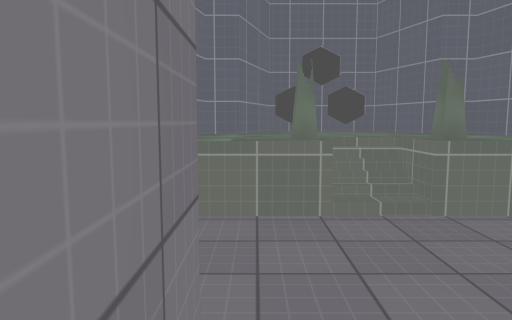
[1] (above)

16 first-person views from a walk through a Godot game level. The camera is 1.5 m above the floor, tilts 6° down and sees 70° across. The floor is counted in squares, 1 m on a side. Each view is taken from the middle of a square. On the plan, view 1 faces up. The plan holds only what a view shows up to about 16 squares ahead; the rest is blank. The place goes on beyond the plan. Some surface patterns are stand-ins.

[2]
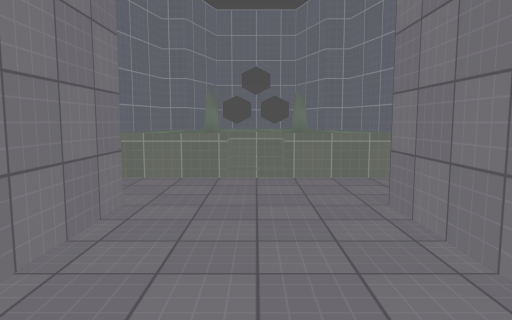

[3]
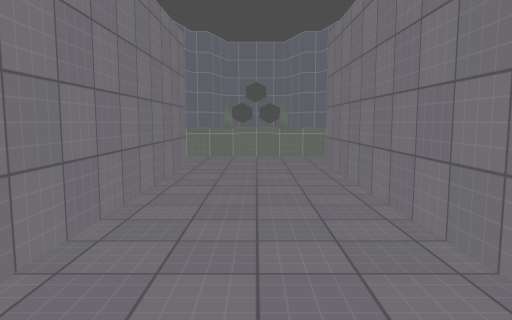

[4]
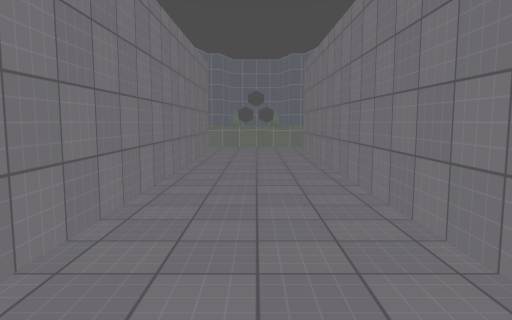

[5]
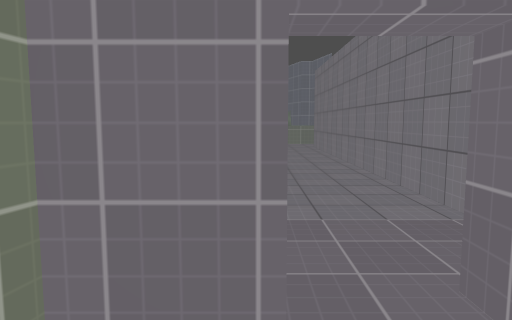

[6]
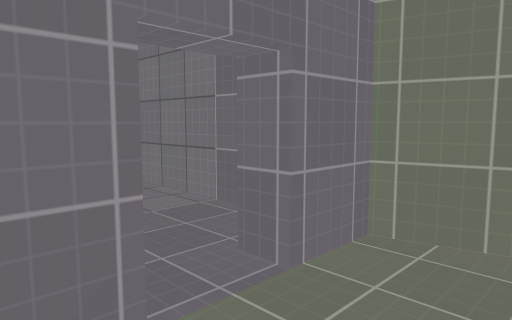

[7]
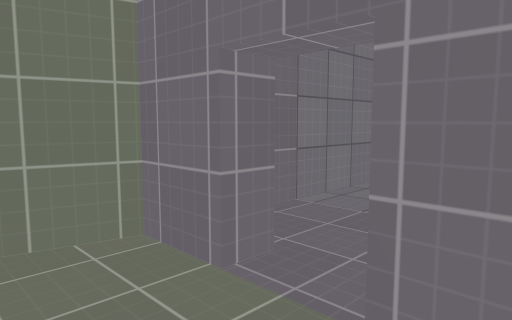

[8]
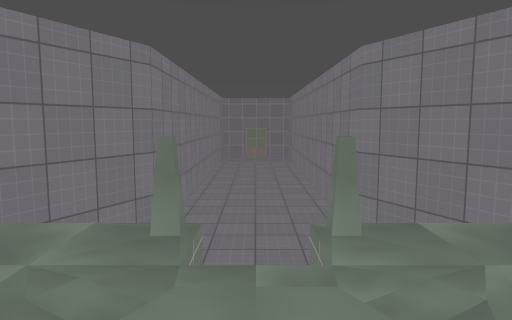

[9]
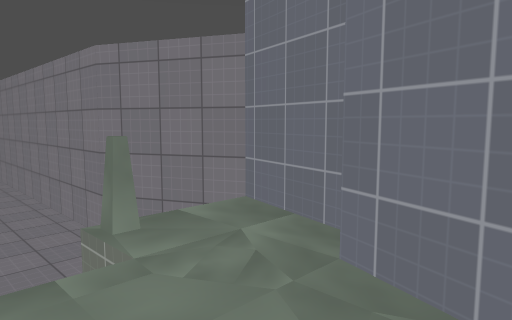

[10]
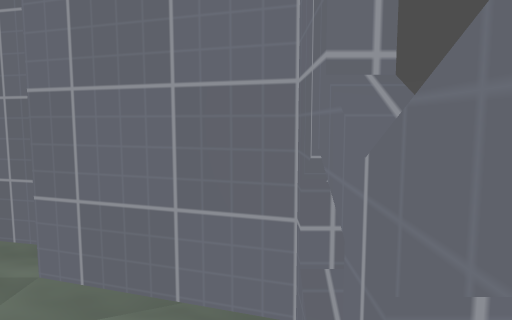

[11]
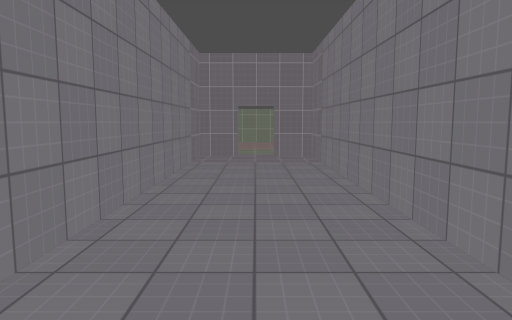

[12]
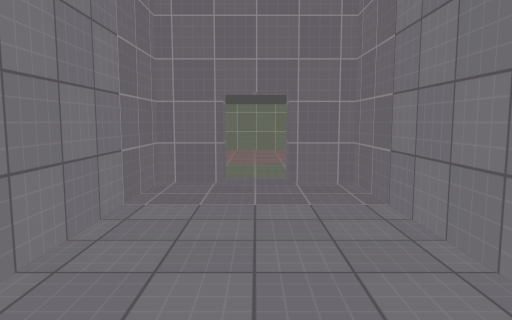

[13]
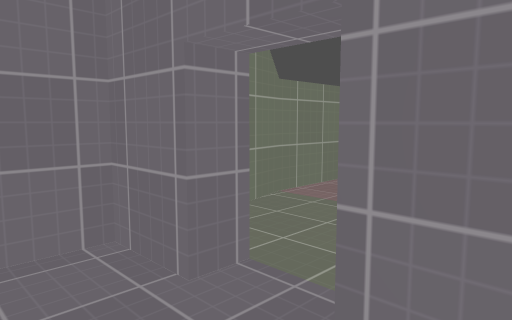

[14]
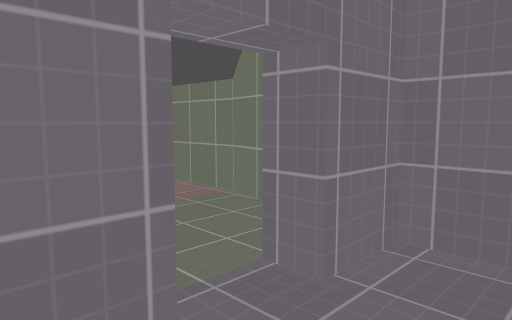

[15]
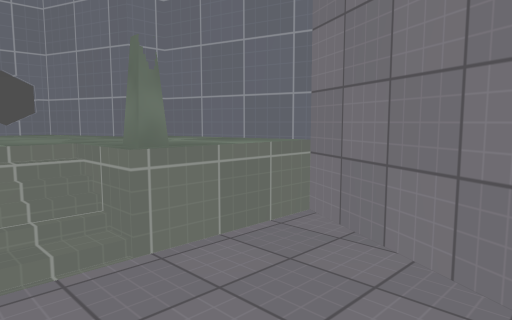

[16]
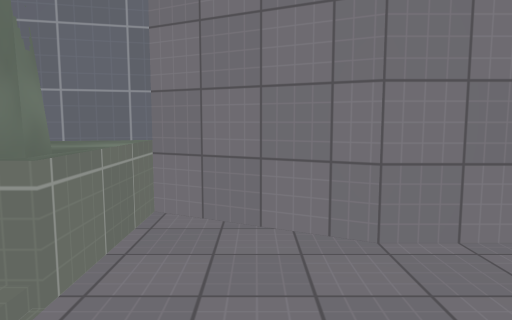

### Floor plan
Key: @ floor where view 1 was taken; # wall or solid block; x gap in a wall; . main floor; : floor 1.25 m higher than the main floor; / step, stairs or slope.
Columns run from 2 left of view 1 to 6 right of it. Each row starts with its distance up from view 1.
 12   ##x##
 11   #:::#
 10  ##:::##
  9 ##:::::##
  8 #:::::::#
  7 #::///::#
  6 #::#/#::#
  5 #.......#
  4 ##.....##
  3  #.....#
  2  #.....#
  1  #.....#
  0  #@....#
 -1  #.....#
 -2  #.....#
 -3  #.....#
 -4  #.....#
 -5  #.....#
 -6  #.....#
 -7  #.....#
 -8  #.....#
 -9  #.....#
-10  #.....#
-11  #.....#
-12  #.....#
-13  #.....#
-14  #.....#
-15  #.....#
-16  ###.###
-17  #.....#
-18  #.....#
-19  #.....#

Positions as (right, up) in squares from view 1, and headings:
1: (0, 0), facing up
2: (2, -4), facing up
3: (2, -10), facing up
4: (2, -16), facing up
5: (1, -19), facing up
6: (0, -19), facing up-right
7: (4, -19), facing up-left
8: (2, 11), facing down
9: (3, 11), facing down-left
10: (3, 11), facing left
11: (2, 0), facing down
12: (2, -7), facing down
13: (0, -14), facing down-right
14: (4, -14), facing down-left
15: (1, 2), facing up-right
16: (0, 4), facing right
